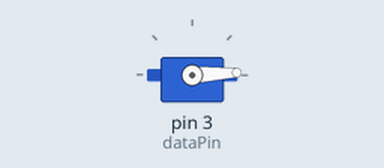
Simulated run of this sketch. Board: Arduino Uno, built with avr-gcc and run on an emulated ATmega328P. Parts: servo.

Above: at 0.05 s.
At 0.8 s:
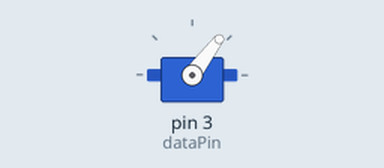
At 1.6 s:
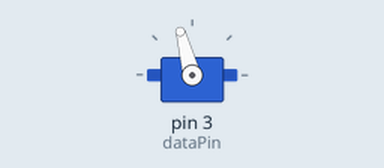
At 3.2 s:
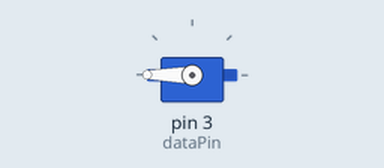
Timing chart, 0 to 7.5 s (numbered marks = the images above):
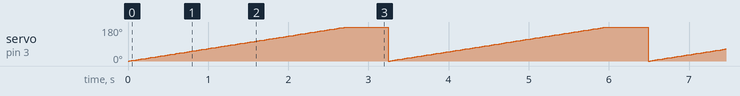

The sketch:

servo.ino
```cpp
// Servo
// Manferdelli

#include <Servo.h>

typedef uint8_t byte;
const int dataPin= 3;
const int measurementDelay= 500;
const int servoDelay= 15;

Servo servo;
void setup() {
  Serial.begin(9600);
  servo.attach(dataPin);
}

void loop() {
  int position= 0;

  for (position = 0; position <= 180; position++) {
    servo.write(position);
    delay(servoDelay);
  }
  for (position = 180; position >= 180; position--) {
    servo.write(position);
    delay(servoDelay);
  }
  delay(measurementDelay);
}
```

Measured:
- by itself, servo on pin 3 (dataPin): ramps from 0° to 180° and jumps back, once every 3.2 s
